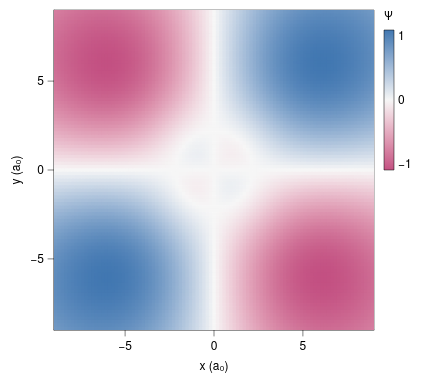

Write the Vega-Lite specification saved for this chart.
### Vega-Lite specification from a JSON file in a GitHub repository (floating-point values rounded to 4 significant figures; data arrays with more than 128 entries replaced by an {"elided": "..."} marker saying what was removed)
{"background": null, "config": {"arc": {"fill": "#DBDBDB", "fillOpacity": 1.0, "innerRadius": 40.0, "padAngle": 0.03, "stroke": "black", "strokeOpacity": 1, "strokeWidth": 0.25}, "area": {"fill": "#DBDBDB", "fillOpacity": 1.0, "stroke": "black", "strokeOpacity": 1, "strokeWidth": 0.25}, "axis": {"domain": true, "domainCap": "round", "domainColor": "black", "domainWidth": 0.25, "grid": false, "gridCap": "round", "gridColor": "#F1F1F1", "gridDash": [0, 0], "gridOpacity": 1.0, "gridWidth": 0.25, "labelColor": "black", "labelFont": "Helvetica Neue, HelveticaNeue, Helvetica, Arial, sans-serif", "labelFontSize": 6, "labelFontStyle": "normal", "labelFontWeight": 400, "offset": 0, "ticks": true, "tickCap": "round", "tickColor": "black", "tickRound": false, "tickSize": 3.0, "tickWidth": 0.25, "titleColor": "black", "titleFont": "Helvetica Neue, HelveticaNeue, Helvetica, Arial, sans-serif", "titleFontSize": 6, "titleFontStyle": "normal", "titleFontWeight": 400}, "axisX": {"domain": true, "labelAlign": "center", "labelAngle": 0, "labels": true, "ticks": true, "translate": 0}, "axisY": {"domain": true, "labelAlign": "right", "labelAngle": 0, "labels": true, "ticks": true, "translate": 0}, "axisRight": {"domain": true, "labelAlign": "left", "labelAngle": 0, "labels": true, "ticks": true, "translate": 0}, "axisTop": {"domain": true, "labelAlign": "center", "labelAngle": 0, "labels": true, "ticks": true, "translate": 0}, "axisBand": {"tickOffset": 0}, "bar": {"fill": "#DBDBDB", "fillOpacity": 1.0, "stroke": "black", "strokeOpacity": 1, "strokeWidth": 0.25}, "boxplot": {"size": 14.4, "ticks": {"cornerRadius": 0.25, "fill": "black", "opacity": 1, "size": 7.2, "thickness": 0.25}, "box": {"fillOpacity": 1.0, "stroke": "black", "strokeOpacity": 1, "strokeWidth": 0.25}, "median": {"cornerRadius": 0, "fill": "black", "fillOpacity": 1.0, "opacity": 1, "size": 14.4, "thickness": 0.25}, "rule": {"fill": "black", "fillOpacity": 1.0, "size": 16.0, "stroke": "black", "strokeDash": [0, 0], "strokeOpacity": 1, "strokeWidth": 0.25}, "outliers": {"color": "black", "fill": "black", "fillOpacity": 1.0, "size": 0, "stroke": "black", "strokeOpacity": 1, "strokeWidth": 0.25}}, "circle": {"fill": "black", "fillOpacity": 1.0, "size": 2.0, "stroke": null, "strokeOpacity": 1, "strokeWidth": 0.25}, "errorband": {"band": {"fillOpacity": 0.6, "stroke": null, "strokeWidth": 0.25, "strokeOpacity": 1}, "borders": {"opacity": 0, "strokeOpacity": 1, "strokeWidth": 0.25}}, "errorbar": {"opacity": 1, "rule": {"strokeDash": [0, 0], "strokeWidth": 0.25}, "ticks": {"color": "black", "cornerRadius": 0.125, "opacity": 1, "size": 9.6, "thickness": 0.25}, "thickness": 0.25}, "font": "Helvetica Neue, HelveticaNeue, Helvetica, Arial, sans-serif", "geoshape": {"fill": "#DBDBDB", "fillOpacity": 1.0, "stroke": "black", "strokeOpacity": 1, "strokeWidth": 0.25}, "header": {"labelColor": "black", "labelFont": "Helvetica Neue, HelveticaNeue, Helvetica, Arial, sans-serif", "labelFontSize": 6, "labelFontStyle": "normal", "labelFontWeight": 400, "titleColor": "black", "titleFont": "Helvetica Neue, HelveticaNeue, Helvetica, Arial, sans-serif", "titleFontSize": 6, "titleFontStyle": "normal", "titleFontWeight": 400, "titlePadding": 0}, "legend": {"disable": false, "offset": 4.5, "titlePadding": 4, "labelOffset": 2, "gradientLabelOffset": 2, "columnPadding": 4, "rowPadding": 2, "gradientThickness": 5, "gradientOpacity": 1.0, "gradientStrokeColor": "black", "gradientStrokeWidth": 0.25, "labelColor": "black", "labelFont": "Helvetica Neue, HelveticaNeue, Helvetica, Arial, sans-serif", "labelFontSize": 6, "labelFontStyle": "normal", "labelFontWeight": 400, "strokeColor": "black", "strokeWidth": 0, "symbolSize": 36, "symbolStrokeColor": "black", "symbolStrokeWidth": 0.25, "titleColor": "black", "titleFont": "Helvetica Neue, HelveticaNeue, Helvetica, Arial, sans-serif", "titleFontSize": 6, "titleFontStyle": "normal", "titleFontWeight": 400}, "line": {"color": "black", "stroke": "black", "strokeCap": "butt", "strokeDash": [0, 0], "strokeOpacity": 1, "strokeWidth": 0.5}, "point": {"filled": true, "fill": "#DBDBDB", "fillOpacity": 1.0, "size": 8.0, "stroke": "black", "strokeOpacity": 1, "strokeWidth": 0.25}, "range": {"category": ["#9D9D9D", "#28287D", "#004225", "#47266F", "#00605D", "#DBDBDB", "#7983C1", "#6E927B", "#937FB4", "#699A97"], "diverging": {"scheme": ["#C35082", "#CE6D94", "#D989A7", "#E2A4BA", "#EABFCE", "#F1DBE2", "#F6F6F6", "#D7E0EB", "#B9CBE0", "#9BB6D5", "#7DA1C9", "#5F8CBD", "#4177B1"]}, "heatmap": {"scheme": ["#440154", "#472270", "#433E82", "#38598C", "#2C728E", "#238A8D", "#24A086", "#39B578", "#5DC862", "#96D646", "#CAE02D", "#FDE724"]}, "ordinal": {"scheme": ["#F1F1F1", "#DBDBDB", "#C6C6C6", "#B2B2B2", "#9D9D9D", "#898989", "#767676", "#636363", "#515151", "#404040", "#2F2F2F", "#1F1F1F"]}, "ramp": {"scheme": ["#440154", "#472270", "#433E82", "#38598C", "#2C728E", "#238A8D", "#24A086", "#39B578", "#5DC862", "#96D646", "#CAE02D", "#FDE724"]}}, "rule": {"color": "black", "stroke": "black", "strokeCap": "round", "strokeDash": [2, 2], "strokeOpacity": 1, "strokeWidth": 0.25}, "scale": {"barBandPaddingInner": 0.1, "rectBandPaddingInner": 0, "tickBandPaddingInner": 0.1, "bandPaddingOuter": 0.1, "bandWithNestedOffsetPaddingInner": 0.2, "bandWithNestedOffsetPaddingOuter": 0.2, "offsetBandPaddingInner": 0, "offsetBandPaddingOuter": 0, "round": false}, "rect": {"fill": "#DBDBDB", "fillOpacity": 1.0, "stroke": "black", "strokeOpacity": 1, "strokeWidth": 0.25}, "square": {"fill": "#DBDBDB", "fillOpacity": 1.0, "size": 16.0, "stroke": "black", "strokeOpacity": 1, "strokeWidth": 0.25}, "text": {"color": "black", "font": "Helvetica Neue, HelveticaNeue, Helvetica, Arial, sans-serif", "fontSize": 6, "fontStyle": "normal", "fontWeight": 400}, "tick": {"color": "black", "cornerRadius": 0.125, "opacity": 1.0, "size": 14.4, "thickness": 0.25}, "title": {"anchor": "middle", "frame": "group", "color": "black", "font": "Helvetica Neue, HelveticaNeue, Helvetica, Arial, sans-serif", "fontSize": 6, "fontStyle": "normal", "fontWeight": 400, "subtitleColor": "black", "subtitleFont": "Helvetica Neue, HelveticaNeue, Helvetica, Arial, sans-serif", "subtitleFontSize": 6, "subtitleFontStyle": "normal", "subtitleFontWeight": 400}, "trail": {"color": "black", "opacity": 1, "size": 0.5}, "view": {"continuousWidth": 160, "continuousHeight": 160, "discreteWidth": 160, "discreteHeight": 160, "fill": null, "stroke": "black", "strokeWidth": 0.25}}, "data": {"name": "data-00b70823fc072153581706d4d4c0f356"}, "mark": {"type": "rect", "clip": true, "stroke": null}, "encoding": {"color": {"field": "psi", "scale": {"domainMid": 0}, "title": "Ψ", "type": "quantitative", "legend": {"gradientLength": 70.0}}, "x": {"field": "x0", "scale": {"domain": [-9.0, 9.0], "nice": false}, "title": "x (a₀)", "type": "quantitative"}, "x2": {"field": "x1"}, "y": {"field": "y0", "scale": {"domain": [-9.0, 9.0], "nice": false}, "title": "y (a₀)", "type": "quantitative"}, "y2": {"field": "y1"}}, "$schema": "https://vega.github.io/schema/vega-lite/v6.4.1.json", "datasets": {"data-00b70823fc072153581706d4d4c0f356": {"elided": "9025 records"}}}
